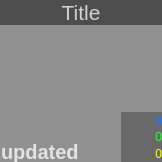
<?xml version="1.0" encoding="UTF-8"?>
<ui version="4.0">
 <class>ChannelTile</class>
 <widget class="QWidget" name="ChannelTile">
  <property name="geometry">
   <rect>
    <x>0</x>
    <y>0</y>
    <width>162</width>
    <height>162</height>
   </rect>
  </property>
  <property name="minimumSize">
   <size>
    <width>162</width>
    <height>162</height>
   </size>
  </property>
  <property name="maximumSize">
   <size>
    <width>162</width>
    <height>162</height>
   </size>
  </property>
  <property name="styleSheet">
   <string notr="true">QLabel {
	color: rgba(255,255,255,190);
}

#updated {
	font: 20px;
	font: bold;
}

QPushButton {
    border: none;
}
#openButton:!hover {
    background-color: rgba( 0,0,0, 100);
}
#openButton:hover:!pressed {
    background-color:   rgba( 0, 0, 0, 120 );
}
#openButton:pressed {
    background-color:   rgba( 0, 0, 0, 140);
}

#infoOverlay {
	background-color: rgba(0,0,0,120);
}

#title {
	font: 16pt
}

#titleSep {
	color: rgba(255,255,255,100)
}

#uploaded {
	font: 16px;
}

#ratingOverlay {
	background-color: rgba(0,0,0,70);
}
#uploadCount {
	color: rgb(50,255,50);
}

#subscriberCount {
	color: rgb(255,255,30);
}

#viewCount {
	color: rgb(30, 120, 255);
}


</string>
  </property>
  <widget class="QLabel" name="image">
   <property name="geometry">
    <rect>
     <x>0</x>
     <y>0</y>
     <width>288</width>
     <height>162</height>
    </rect>
   </property>
   <property name="scaledContents">
    <bool>true</bool>
   </property>
   <property name="wordWrap">
    <bool>false</bool>
   </property>
  </widget>
  <widget class="QPushButton" name="openButton">
   <property name="geometry">
    <rect>
     <x>0</x>
     <y>0</y>
     <width>162</width>
     <height>162</height>
    </rect>
   </property>
   <property name="focusPolicy">
    <enum>Qt::NoFocus</enum>
   </property>
   <widget class="QWidget" name="overlaylayout" native="true">
    <property name="geometry">
     <rect>
      <x>0</x>
      <y>0</y>
      <width>162</width>
      <height>162</height>
     </rect>
    </property>
    <layout class="QVBoxLayout" name="verticalLayout_2">
     <property name="spacing">
      <number>0</number>
     </property>
     <property name="leftMargin">
      <number>0</number>
     </property>
     <property name="topMargin">
      <number>0</number>
     </property>
     <property name="rightMargin">
      <number>0</number>
     </property>
     <property name="bottomMargin">
      <number>0</number>
     </property>
     <item>
      <widget class="QWidget" name="infoOverlay" native="true">
       <property name="maximumSize">
        <size>
         <width>16777215</width>
         <height>100</height>
        </size>
       </property>
       <layout class="QVBoxLayout" name="verticalLayout_3">
        <property name="spacing">
         <number>0</number>
        </property>
        <property name="leftMargin">
         <number>0</number>
        </property>
        <property name="topMargin">
         <number>0</number>
        </property>
        <property name="rightMargin">
         <number>0</number>
        </property>
        <property name="bottomMargin">
         <number>0</number>
        </property>
        <item>
         <widget class="QLabel" name="title">
          <property name="maximumSize">
           <size>
            <width>16777215</width>
            <height>80</height>
           </size>
          </property>
          <property name="text">
           <string>Title</string>
          </property>
          <property name="alignment">
           <set>Qt::AlignHCenter|Qt::AlignTop</set>
          </property>
          <property name="wordWrap">
           <bool>true</bool>
          </property>
         </widget>
        </item>
       </layout>
      </widget>
     </item>
     <item>
      <spacer name="verticalSpacer">
       <property name="orientation">
        <enum>Qt::Vertical</enum>
       </property>
       <property name="sizeHint" stdset="0">
        <size>
         <width>20</width>
         <height>40</height>
        </size>
       </property>
      </spacer>
     </item>
    </layout>
   </widget>
   <widget class="QLabel" name="updated">
    <property name="geometry">
     <rect>
      <x>1</x>
      <y>139</y>
      <width>100</width>
      <height>25</height>
     </rect>
    </property>
    <property name="text">
     <string>updated</string>
    </property>
   </widget>
   <widget class="QWidget" name="ratingOverlay" native="true">
    <property name="geometry">
     <rect>
      <x>121</x>
      <y>112</y>
      <width>41</width>
      <height>50</height>
     </rect>
    </property>
    <layout class="QVBoxLayout" name="verticalLayout">
     <property name="spacing">
      <number>0</number>
     </property>
     <property name="leftMargin">
      <number>0</number>
     </property>
     <property name="topMargin">
      <number>0</number>
     </property>
     <property name="rightMargin">
      <number>0</number>
     </property>
     <property name="bottomMargin">
      <number>0</number>
     </property>
     <item>
      <widget class="QLabel" name="viewCount">
       <property name="text">
        <string>0</string>
       </property>
       <property name="alignment">
        <set>Qt::AlignRight|Qt::AlignTrailing|Qt::AlignVCenter</set>
       </property>
      </widget>
     </item>
     <item>
      <widget class="QLabel" name="uploadCount">
       <property name="text">
        <string>0</string>
       </property>
       <property name="alignment">
        <set>Qt::AlignRight|Qt::AlignTrailing|Qt::AlignVCenter</set>
       </property>
      </widget>
     </item>
     <item>
      <widget class="QLabel" name="subscriberCount">
       <property name="text">
        <string>0</string>
       </property>
       <property name="alignment">
        <set>Qt::AlignRight|Qt::AlignTrailing|Qt::AlignVCenter</set>
       </property>
      </widget>
     </item>
    </layout>
   </widget>
  </widget>
 </widget>
 <resources/>
 <connections/>
</ui>
